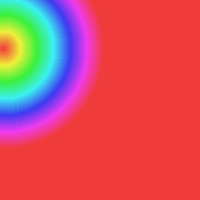
Frame 1 (no input)
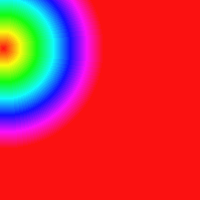
Frame 2 (the mouse pressed at the canvas centre, redrawn once)

The Processing sketch that drew these frames (run headless with seeded random() and noise(); the mouse was pressed at the canvas centre and the sketch redrawn once):

// Processing sketch: sketch_170401a
// ── sketch_170401a.pde
int dots [][] = new int [10][2] ;
int lastBar = -1;

void setup() {
  size(200, 200);
  colorMode(HSB, 100,100,100);
  noStroke();
  for (int r = 0 ; r <= 9 ; r++ ) {
    dots [r][0] =  (int)random(200) ;
    dots [r][1] =  (int)random(200) ;
  }
  for (int r = 0 ; r <= 9 ; r++ ) {
    println (dots [r][0], " ",  dots [r][1]) ;
  }
}
void draw() {
  for (int x = 0; x < width; x++) {
    for (int y = 0; y < height; y++) {
      int d = 500 ;
      for (int r = 0 ; r <= 9 ; r++ ) {
        d = (int)dist( dots [r][0],dots [r][1], x, y) ;
        println (x,y,d) ;
      }
      stroke(constrain(d,0,100),100,100);
      point(x, y);
    }
  }
  noLoop() ;
}
